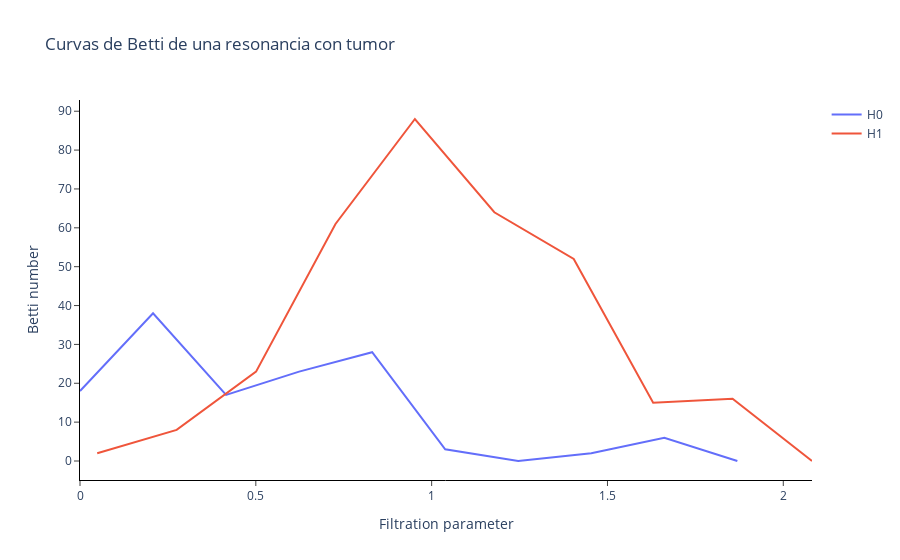
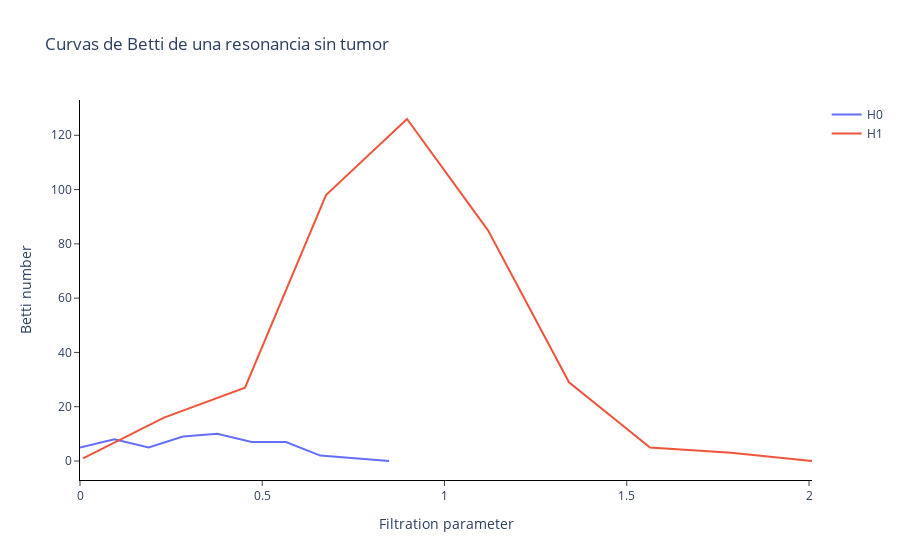

Source (notebook cell) for these figures, in order:
### Code cell
im_yes_betti_plot = betti_curve.fit_transform_plot(im_yes_filtered, plotly_params={'layout':{'title':'Curvas de Betti de una resonancia con tumor'}})
im_no_betti_plot = betti_curve.fit_transform_plot(im_no_filtered,  plotly_params={'layout':{'title':'Curvas de Betti de una resonancia sin tumor'}})

### Figure 1 — Plotly figure (JSON) as saved in the notebook; plotly's stock layout.template omitted (floating-point values rounded to 4 significant figures)
{"data": [{"mode": "lines", "name": "H0", "showlegend": true, "type": "scatter", "x": [0, 0.2077, 0.4154, 0.6231, 0.8308, 1.039, 1.246, 1.454, 1.662, 1.869], "y": [18, 38, 17, 23, 28, 3, 0, 2, 6, 0]}, {"mode": "lines", "name": "H1", "showlegend": true, "type": "scatter", "x": [0.04898, 0.2748, 0.5007, 0.7265, 0.9524, 1.178, 1.404, 1.63, 1.856, 2.082], "y": [2, 8, 23, 61, 88, 64, 52, 15, 16, 0]}], "layout": {"autosize": true, "plot_bgcolor": "white", "title": {"text": "Curvas de Betti de una resonancia con tumor"}, "xaxis": {"anchor": "y", "autorange": true, "exponentformat": "e", "linecolor": "black", "linewidth": 1, "mirror": false, "range": [0, 2.082], "showexponent": "all", "showline": true, "side": "bottom", "ticks": "outside", "title": {"text": "Filtration parameter"}, "type": "linear", "zeroline": true}, "yaxis": {"anchor": "x", "autorange": true, "exponentformat": "e", "linecolor": "black", "linewidth": 1, "mirror": false, "range": [-4.889, 92.89], "showexponent": "all", "showline": true, "side": "left", "ticks": "outside", "title": {"text": "Betti number"}, "type": "linear", "zeroline": true}}}

### Figure 2 — Plotly figure (JSON) as saved in the notebook; plotly's stock layout.template omitted (floating-point values rounded to 4 significant figures)
{"data": [{"mode": "lines", "name": "H0", "showlegend": true, "type": "scatter", "x": [0, 0.09419, 0.1884, 0.2826, 0.3768, 0.471, 0.5652, 0.6594, 0.7535, 0.8477], "y": [5, 8, 5, 9, 10, 7, 7, 2, 1, 0]}, {"mode": "lines", "name": "H1", "showlegend": true, "type": "scatter", "x": [0.00823, 0.2305, 0.4527, 0.6749, 0.8971, 1.119, 1.342, 1.564, 1.786, 2.008], "y": [1, 16, 27, 98, 126, 85, 29, 5, 3, 0]}], "layout": {"autosize": true, "plot_bgcolor": "white", "title": {"text": "Curvas de Betti de una resonancia sin tumor"}, "xaxis": {"anchor": "y", "autorange": true, "exponentformat": "e", "linecolor": "black", "linewidth": 1, "mirror": false, "range": [0, 2.008], "showexponent": "all", "showline": true, "side": "bottom", "ticks": "outside", "title": {"text": "Filtration parameter"}, "type": "linear", "zeroline": true}, "yaxis": {"anchor": "x", "autorange": true, "exponentformat": "e", "linecolor": "black", "linewidth": 1, "mirror": false, "range": [-7, 133], "showexponent": "all", "showline": true, "side": "left", "ticks": "outside", "title": {"text": "Betti number"}, "type": "linear", "zeroline": true}}}
